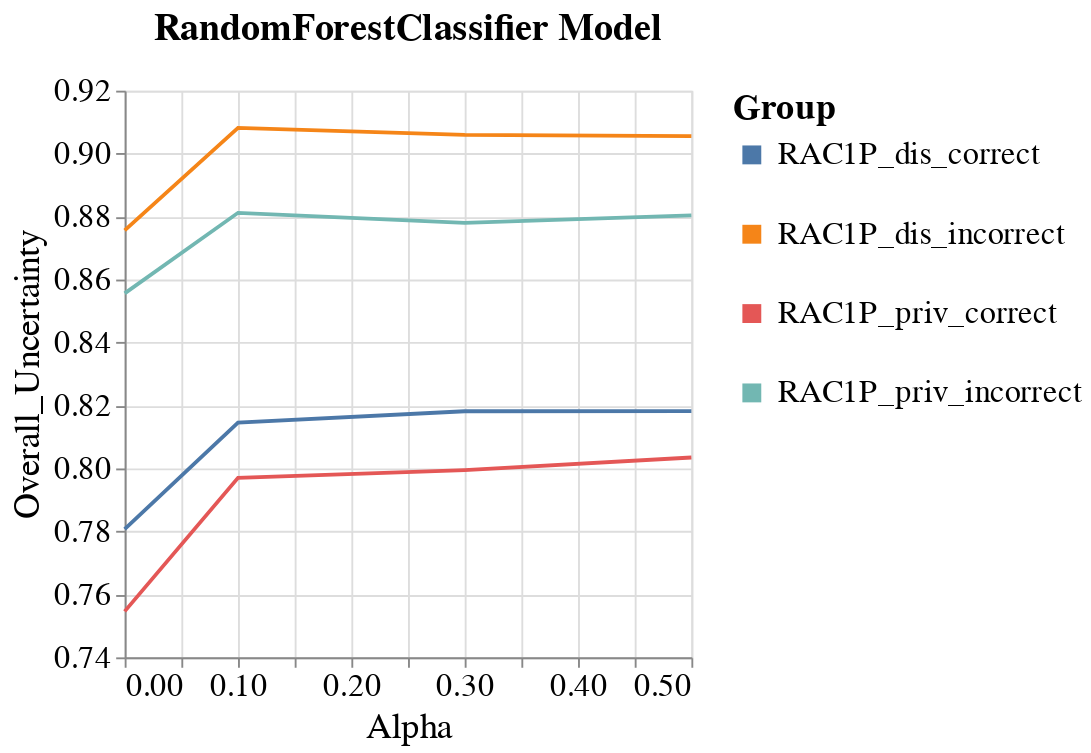

Notebook code cell kept with this figure:
### Code cell
visualizer.create_line_bands_per_group_metric_plot(model_name=MODEL_NAMES[0],
                                                   group_metric='Overall_Uncertainty',
                                                   group='RAC1P',
                                                   metric_type='subgroup')

### Figure 1 — Vega-Lite specification as saved in the notebook (floating-point values rounded to 4 significant figures)
{"config": {"view": {"continuousWidth": 400, "continuousHeight": 300}, "axis": {"labelFontSize": 17, "labelFontWeight": "normal", "titleFontSize": 19, "titleFontWeight": "normal"}, "legend": {"labelFontSize": 17, "labelLimit": 300, "symbolStrokeWidth": 10, "titleFontSize": 19, "titleLimit": 300}, "title": {"fontSize": 17}}, "data": {"name": "data-471df32c26a4eaa0561a1d036857490b"}, "mark": "line", "encoding": {"color": {"field": "Group", "type": "nominal"}, "x": {"field": "Intervention_Param", "title": "Alpha", "type": "quantitative"}, "y": {"aggregate": "mean", "field": "Metric_Value", "scale": {"zero": false}, "title": "Overall_Uncertainty", "type": "quantitative"}}, "height": 300, "title": {"text": "RandomForestClassifier Model", "anchor": "middle", "dy": -10, "fontSize": 20}, "width": 300, "$schema": "https://vega.github.io/schema/vega-lite/v4.17.0.json", "datasets": {"data-471df32c26a4eaa0561a1d036857490b": [{"Metric": "Overall_Uncertainty", "Bootstrap_Model_Seed": 101, "Model_Name": "RandomForestClassifier", "Model_Params": "{'bootstrap': True, 'ccp_alpha': 0.0, 'class_weight': None, 'criterion': 'gini', 'max_depth': 30, 'max_features': 'sqrt', 'max_leaf_nodes': None, 'max_samples': None, 'min_impurity_decrease': 0.0, 'min_samples_leaf': 2, 'min_samples_split': 2, 'min_weight_fraction_leaf': 0.0, 'n_estimators': 100, 'n_jobs': None, 'oob_score': False, 'random_state': 101, 'verbose': 0, 'warm_start': False}", "Run_Number": "Run_1", "Dataset_Name": "Folktables_CA_2018_Public_Coverage", "Num_Estimators": 20, "Tag": "OK", "Record_Create_Date_Time": "2023-07-31T16:43:49.255000", "Session_Uuid": "58ecf391-a5ca-4ff9-a1d5-d7cdc804a115", "Experiment_Iteration": "Exp_iter_1", "Dataset_Split_Seed": 100, "Model_Init_Seed": 100, "Fair_Intervention_Params_Lst": "[0.0, 0.1, 0.3, 0.5]", "Intervention_Param": 0.0, "Subgroup": "RAC1P_dis_correct", "Metric_Value": 0.8188, "Group": "RAC1P_dis_correct"}, {"Metric": "Overall_Uncertainty", "Bootstrap_Model_Seed": 101, "Model_Name": "RandomForestClassifier", "Model_Params": "{'bootstrap': True, 'ccp_alpha': 0.0, 'class_weight': None, 'criterion': 'gini', 'max_depth': None, 'max_features': 'sqrt', 'max_leaf_nodes': None, 'max_samples': None, 'min_impurity_decrease': 0.0, 'min_samples_leaf': 1, 'min_samples_split': 2, 'min_weight_fraction_leaf': 0.0, 'n_estimators': 200, 'n_jobs': None, 'oob_score': False, 'random_state': 101, 'verbose': 0, 'warm_start': False}", "Run_Number": "Run_1", "Dataset_Name": "Folktables_CA_2018_Public_Coverage", "Num_Estimators": 20, "Tag": "OK", "Record_Create_Date_Time": "2023-07-31T16:39:25.680000", "Session_Uuid": "58ecf391-a5ca-4ff9-a1d5-d7cdc804a115", "Experiment_Iteration": "Exp_iter_1", "Dataset_Split_Seed": 100, "Model_Init_Seed": 100, "Fair_Intervention_Params_Lst": "[0.0, 0.1, 0.3, 0.5]", "Intervention_Param": 0.0, "Subgroup": "RAC1P_dis_correct", "Metric_Value": 0.7427, "Group": "RAC1P_dis_correct"}, {"Metric": "Overall_Uncertainty", "Bootstrap_Model_Seed": 101, "Model_Name": "RandomForestClassifier", "Model_Params": "{'bootstrap': True, 'ccp_alpha': 0.0, 'class_weight': None, 'criterion': 'gini', 'max_depth': 30, 'max_features': 'sqrt', 'max_leaf_nodes': None, 'max_samples': None, 'min_impurity_decrease': 0.0, 'min_samples_leaf': 2, 'min_samples_split': 2, 'min_weight_fraction_leaf': 0.0, 'n_estimators': 100, 'n_jobs': None, 'oob_score': False, 'random_state': 101, 'verbose': 0, 'warm_start': False}", "Run_Number": "Run_1", "Dataset_Name": "Folktables_CA_2018_Public_Coverage", "Num_Estimators": 20, "Tag": "OK", "Record_Create_Date_Time": "2023-07-31T16:43:49.255000", "Session_Uuid": "58ecf391-a5ca-4ff9-a1d5-d7cdc804a115", "Experiment_Iteration": "Exp_iter_1", "Dataset_Split_Seed": 100, "Model_Init_Seed": 100, "Fair_Intervention_Params_Lst": "[0.0, 0.1, 0.3, 0.5]", "Intervention_Param": 0.0, "Subgroup": "RAC1P_dis_incorrect", "Metric_Value": 0.9102, "Group": "RAC1P_dis_incorrect"}, {"Metric": "Overall_Uncertainty", "Bootstrap_Model_Seed": 101, "Model_Name": "RandomForestClassifier", "Model_Params": "{'bootstrap': True, 'ccp_alpha': 0.0, 'class_weight': None, 'criterion': 'gini', 'max_depth': None, 'max_features': 'sqrt', 'max_leaf_nodes': None, 'max_samples': None, 'min_impurity_decrease': 0.0, 'min_samples_leaf': 1, 'min_samples_split': 2, 'min_weight_fraction_leaf': 0.0, 'n_estimators': 200, 'n_jobs': None, 'oob_score': False, 'random_state': 101, 'verbose': 0, 'warm_start': False}", "Run_Number": "Run_1", "Dataset_Name": "Folktables_CA_2018_Public_Coverage", "Num_Estimators": 20, "Tag": "OK", "Record_Create_Date_Time": "2023-07-31T16:39:25.680000", "Session_Uuid": "58ecf391-a5ca-4ff9-a1d5-d7cdc804a115", "Experiment_Iteration": "Exp_iter_1", "Dataset_Split_Seed": 100, "Model_Init_Seed": 100, "Fair_Intervention_Params_Lst": "[0.0, 0.1, 0.3, 0.5]", "Intervention_Param": 0.0, "Subgroup": "RAC1P_dis_incorrect", "Metric_Value": 0.841, "Group": "RAC1P_dis_incorrect"}, {"Metric": "Overall_Uncertainty", "Bootstrap_Model_Seed": 101, "Model_Name": "RandomForestClassifier", "Model_Params": "{'bootstrap': True, 'ccp_alpha': 0.0, 'class_weight': None, 'criterion': 'gini', 'max_depth': 30, 'max_features': 'sqrt', 'max_leaf_nodes': None, 'max_samples': None, 'min_impurity_decrease': 0.0, 'min_samples_leaf': 2, 'min_samples_split': 2, 'min_weight_fraction_leaf': 0.0, 'n_estimators': 100, 'n_jobs': None, 'oob_score': False, 'random_state': 101, 'verbose': 0, 'warm_start': False}", "Run_Number": "Run_1", "Dataset_Name": "Folktables_CA_2018_Public_Coverage", "Num_Estimators": 20, "Tag": "OK", "Record_Create_Date_Time": "2023-07-31T16:43:49.255000", "Session_Uuid": "58ecf391-a5ca-4ff9-a1d5-d7cdc804a115", "Experiment_Iteration": "Exp_iter_1", "Dataset_Split_Seed": 100, "Model_Init_Seed": 100, "Fair_Intervention_Params_Lst": "[0.0, 0.1, 0.3, 0.5]", "Intervention_Param": 0.0, "Subgroup": "RAC1P_priv_correct", "Metric_Value": 0.7959, "Group": "RAC1P_priv_correct"}, {"Metric": "Overall_Uncertainty", "Bootstrap_Model_Seed": 101, "Model_Name": "RandomForestClassifier", "Model_Params": "{'bootstrap': True, 'ccp_alpha': 0.0, 'class_weight': None, 'criterion': 'gini', 'max_depth': None, 'max_features': 'sqrt', 'max_leaf_nodes': None, 'max_samples': None, 'min_impurity_decrease': 0.0, 'min_samples_leaf': 1, 'min_samples_split': 2, 'min_weight_fraction_leaf': 0.0, 'n_estimators': 200, 'n_jobs': None, 'oob_score': False, 'random_state': 101, 'verbose': 0, 'warm_start': False}", "Run_Number": "Run_1", "Dataset_Name": "Folktables_CA_2018_Public_Coverage", "Num_Estimators": 20, "Tag": "OK", "Record_Create_Date_Time": "2023-07-31T16:39:25.680000", "Session_Uuid": "58ecf391-a5ca-4ff9-a1d5-d7cdc804a115", "Experiment_Iteration": "Exp_iter_1", "Dataset_Split_Seed": 100, "Model_Init_Seed": 100, "Fair_Intervention_Params_Lst": "[0.0, 0.1, 0.3, 0.5]", "Intervention_Param": 0.0, "Subgroup": "RAC1P_priv_correct", "Metric_Value": 0.7133, "Group": "RAC1P_priv_correct"}, {"Metric": "Overall_Uncertainty", "Bootstrap_Model_Seed": 101, "Model_Name": "RandomForestClassifier", "Model_Params": "{'bootstrap': True, 'ccp_alpha': 0.0, 'class_weight': None, 'criterion': 'gini', 'max_depth': 30, 'max_features': 'sqrt', 'max_leaf_nodes': None, 'max_samples': None, 'min_impurity_decrease': 0.0, 'min_samples_leaf': 2, 'min_samples_split': 2, 'min_weight_fraction_leaf': 0.0, 'n_estimators': 100, 'n_jobs': None, 'oob_score': False, 'random_state': 101, 'verbose': 0, 'warm_start': False}", "Run_Number": "Run_1", "Dataset_Name": "Folktables_CA_2018_Public_Coverage", "Num_Estimators": 20, "Tag": "OK", "Record_Create_Date_Time": "2023-07-31T16:43:49.255000", "Session_Uuid": "58ecf391-a5ca-4ff9-a1d5-d7cdc804a115", "Experiment_Iteration": "Exp_iter_1", "Dataset_Split_Seed": 100, "Model_Init_Seed": 100, "Fair_Intervention_Params_Lst": "[0.0, 0.1, 0.3, 0.5]", "Intervention_Param": 0.0, "Subgroup": "RAC1P_priv_incorrect", "Metric_Value": 0.8877, "Group": "RAC1P_priv_incorrect"}, {"Metric": "Overall_Uncertainty", "Bootstrap_Model_Seed": 101, "Model_Name": "RandomForestClassifier", "Model_Params": "{'bootstrap': True, 'ccp_alpha': 0.0, 'class_weight': None, 'criterion': 'gini', 'max_depth': None, 'max_features': 'sqrt', 'max_leaf_nodes': None, 'max_samples': None, 'min_impurity_decrease': 0.0, 'min_samples_leaf': 1, 'min_samples_split': 2, 'min_weight_fraction_leaf': 0.0, 'n_estimators': 200, 'n_jobs': None, 'oob_score': False, 'random_state': 101, 'verbose': 0, 'warm_start': False}", "Run_Number": "Run_1", "Dataset_Name": "Folktables_CA_2018_Public_Coverage", "Num_Estimators": 20, "Tag": "OK", "Record_Create_Date_Time": "2023-07-31T16:39:25.680000", "Session_Uuid": "58ecf391-a5ca-4ff9-a1d5-d7cdc804a115", "Experiment_Iteration": "Exp_iter_1", "Dataset_Split_Seed": 100, "Model_Init_Seed": 100, "Fair_Intervention_Params_Lst": "[0.0, 0.1, 0.3, 0.5]", "Intervention_Param": 0.0, "Subgroup": "RAC1P_priv_incorrect", "Metric_Value": 0.8235, "Group": "RAC1P_priv_incorrect"}, {"Metric": "Overall_Uncertainty", "Bootstrap_Model_Seed": 101, "Model_Name": "RandomForestClassifier", "Model_Params": "{'bootstrap': True, 'ccp_alpha': 0.0, 'class_weight': None, 'criterion': 'gini', 'max_depth': 50, 'max_features': 'sqrt', 'max_leaf_nodes': None, 'max_samples': None, 'min_impurity_decrease': 0.0, 'min_samples_leaf': 2, 'min_samples_split': 2, 'min_weight_fraction_leaf': 0.0, 'n_estimators': 100, 'n_jobs': None, 'oob_score': False, 'random_state': 101, 'verbose': 0, 'warm_start': False}", "Run_Number": "Run_1", "Dataset_Name": "Folktables_CA_2018_Public_Coverage", "Num_Estimators": 20, "Tag": "OK", "Record_Create_Date_Time": "2023-07-31T16:49:19.722000", "Session_Uuid": "58ecf391-a5ca-4ff9-a1d5-d7cdc804a115", "Experiment_Iteration": "Exp_iter_1", "Dataset_Split_Seed": 100, "Model_Init_Seed": 100, "Fair_Intervention_Params_Lst": "[0.0, 0.1, 0.3, 0.5]", "Intervention_Param": 0.3, "Subgroup": "RAC1P_dis_correct", "Metric_Value": 0.8182, "Group": "RAC1P_dis_correct"}, {"Metric": "Overall_Uncertainty", "Bootstrap_Model_Seed": 101, "Model_Name": "RandomForestClassifier", "Model_Params": "{'bootstrap': True, 'ccp_alpha': 0.0, 'class_weight': None, 'criterion': 'gini', 'max_depth': 50, 'max_features': 'sqrt', 'max_leaf_nodes': None, 'max_samples': None, 'min_impurity_decrease': 0.0, 'min_samples_leaf': 2, 'min_samples_split': 2, 'min_weight_fraction_leaf': 0.0, 'n_estimators': 100, 'n_jobs': None, 'oob_score': False, 'random_state': 101, 'verbose': 0, 'warm_start': False}", "Run_Number": "Run_1", "Dataset_Name": "Folktables_CA_2018_Public_Coverage", "Num_Estimators": 20, "Tag": "OK", "Record_Create_Date_Time": "2023-07-31T16:49:19.722000", "Session_Uuid": "58ecf391-a5ca-4ff9-a1d5-d7cdc804a115", "Experiment_Iteration": "Exp_iter_1", "Dataset_Split_Seed": 100, "Model_Init_Seed": 100, "Fair_Intervention_Params_Lst": "[0.0, 0.1, 0.3, 0.5]", "Intervention_Param": 0.3, "Subgroup": "RAC1P_dis_incorrect", "Metric_Value": 0.906, "Group": "RAC1P_dis_incorrect"}, {"Metric": "Overall_Uncertainty", "Bootstrap_Model_Seed": 101, "Model_Name": "RandomForestClassifier", "Model_Params": "{'bootstrap': True, 'ccp_alpha': 0.0, 'class_weight': None, 'criterion': 'gini', 'max_depth': 50, 'max_features': 'sqrt', 'max_leaf_nodes': None, 'max_samples': None, 'min_impurity_decrease': 0.0, 'min_samples_leaf': 2, 'min_samples_split': 2, 'min_weight_fraction_leaf': 0.0, 'n_estimators': 100, 'n_jobs': None, 'oob_score': False, 'random_state': 101, 'verbose': 0, 'warm_start': False}", "Run_Number": "Run_1", "Dataset_Name": "Folktables_CA_2018_Public_Coverage", "Num_Estimators": 20, "Tag": "OK", "Record_Create_Date_Time": "2023-07-31T16:49:19.722000", "Session_Uuid": "58ecf391-a5ca-4ff9-a1d5-d7cdc804a115", "Experiment_Iteration": "Exp_iter_1", "Dataset_Split_Seed": 100, "Model_Init_Seed": 100, "Fair_Intervention_Params_Lst": "[0.0, 0.1, 0.3, 0.5]", "Intervention_Param": 0.3, "Subgroup": "RAC1P_priv_correct", "Metric_Value": 0.7995, "Group": "RAC1P_priv_correct"}, {"Metric": "Overall_Uncertainty", "Bootstrap_Model_Seed": 101, "Model_Name": "RandomForestClassifier", "Model_Params": "{'bootstrap': True, 'ccp_alpha': 0.0, 'class_weight': None, 'criterion': 'gini', 'max_depth': 50, 'max_features': 'sqrt', 'max_leaf_nodes': None, 'max_samples': None, 'min_impurity_decrease': 0.0, 'min_samples_leaf': 2, 'min_samples_split': 2, 'min_weight_fraction_leaf': 0.0, 'n_estimators': 100, 'n_jobs': None, 'oob_score': False, 'random_state': 101, 'verbose': 0, 'warm_start': False}", "Run_Number": "Run_1", "Dataset_Name": "Folktables_CA_2018_Public_Coverage", "Num_Estimators": 20, "Tag": "OK", "Record_Create_Date_Time": "2023-07-31T16:49:19.722000", "Session_Uuid": "58ecf391-a5ca-4ff9-a1d5-d7cdc804a115", "Experiment_Iteration": "Exp_iter_1", "Dataset_Split_Seed": 100, "Model_Init_Seed": 100, "Fair_Intervention_Params_Lst": "[0.0, 0.1, 0.3, 0.5]", "Intervention_Param": 0.3, "Subgroup": "RAC1P_priv_incorrect", "Metric_Value": 0.878, "Group": "RAC1P_priv_incorrect"}, {"Metric": "Overall_Uncertainty", "Bootstrap_Model_Seed": 101, "Model_Name": "RandomForestClassifier", "Model_Params": "{'bootstrap': True, 'ccp_alpha': 0.0, 'class_weight': None, 'criterion': 'gini', 'max_depth': 50, 'max_features': 'sqrt', 'max_leaf_nodes': None, 'max_samples': None, 'min_impurity_decrease': 0.0, 'min_samples_leaf': 2, 'min_samples_split': 2, 'min_weight_fraction_leaf': 0.0, 'n_estimators': 200, 'n_jobs': None, 'oob_score': False, 'random_state': 101, 'verbose': 0, 'warm_start': False}", "Run_Number": "Run_1", "Dataset_Name": "Folktables_CA_2018_Public_Coverage", "Num_Estimators": 20, "Tag": "OK", "Record_Create_Date_Time": "2023-07-31T16:46:39.530000", "Session_Uuid": "58ecf391-a5ca-4ff9-a1d5-d7cdc804a115", "Experiment_Iteration": "Exp_iter_1", "Dataset_Split_Seed": 100, "Model_Init_Seed": 100, "Fair_Intervention_Params_Lst": "[0.0, 0.1, 0.3, 0.5]", "Intervention_Param": 0.1, "Subgroup": "RAC1P_dis_correct", "Metric_Value": 0.8146, "Group": "RAC1P_dis_correct"}, {"Metric": "Overall_Uncertainty", "Bootstrap_Model_Seed": 101, "Model_Name": "RandomForestClassifier", "Model_Params": "{'bootstrap': True, 'ccp_alpha': 0.0, 'class_weight': None, 'criterion': 'gini', 'max_depth': 50, 'max_features': 'sqrt', 'max_leaf_nodes': None, 'max_samples': None, 'min_impurity_decrease': 0.0, 'min_samples_leaf': 2, 'min_samples_split': 2, 'min_weight_fraction_leaf': 0.0, 'n_estimators': 200, 'n_jobs': None, 'oob_score': False, 'random_state': 101, 'verbose': 0, 'warm_start': False}", "Run_Number": "Run_1", "Dataset_Name": "Folktables_CA_2018_Public_Coverage", "Num_Estimators": 20, "Tag": "OK", "Record_Create_Date_Time": "2023-07-31T16:46:39.530000", "Session_Uuid": "58ecf391-a5ca-4ff9-a1d5-d7cdc804a115", "Experiment_Iteration": "Exp_iter_1", "Dataset_Split_Seed": 100, "Model_Init_Seed": 100, "Fair_Intervention_Params_Lst": "[0.0, 0.1, 0.3, 0.5]", "Intervention_Param": 0.1, "Subgroup": "RAC1P_dis_incorrect", "Metric_Value": 0.9082, "Group": "RAC1P_dis_incorrect"}, {"Metric": "Overall_Uncertainty", "Bootstrap_Model_Seed": 101, "Model_Name": "RandomForestClassifier", "Model_Params": "{'bootstrap': True, 'ccp_alpha': 0.0, 'class_weight': None, 'criterion': 'gini', 'max_depth': 50, 'max_features': 'sqrt', 'max_leaf_nodes': None, 'max_samples': None, 'min_impurity_decrease': 0.0, 'min_samples_leaf': 2, 'min_samples_split': 2, 'min_weight_fraction_leaf': 0.0, 'n_estimators': 200, 'n_jobs': None, 'oob_score': False, 'random_state': 101, 'verbose': 0, 'warm_start': False}", "Run_Number": "Run_1", "Dataset_Name": "Folktables_CA_2018_Public_Coverage", "Num_Estimators": 20, "Tag": "OK", "Record_Create_Date_Time": "2023-07-31T16:46:39.530000", "Session_Uuid": "58ecf391-a5ca-4ff9-a1d5-d7cdc804a115", "Experiment_Iteration": "Exp_iter_1", "Dataset_Split_Seed": 100, "Model_Init_Seed": 100, "Fair_Intervention_Params_Lst": "[0.0, 0.1, 0.3, 0.5]", "Intervention_Param": 0.1, "Subgroup": "RAC1P_priv_correct", "Metric_Value": 0.797, "Group": "RAC1P_priv_correct"}, {"Metric": "Overall_Uncertainty", "Bootstrap_Model_Seed": 101, "Model_Name": "RandomForestClassifier", "Model_Params": "{'bootstrap': True, 'ccp_alpha': 0.0, 'class_weight': None, 'criterion': 'gini', 'max_depth': 50, 'max_features': 'sqrt', 'max_leaf_nodes': None, 'max_samples': None, 'min_impurity_decrease': 0.0, 'min_samples_leaf': 2, 'min_samples_split': 2, 'min_weight_fraction_leaf': 0.0, 'n_estimators': 200, 'n_jobs': None, 'oob_score': False, 'random_state': 101, 'verbose': 0, 'warm_start': False}", "Run_Number": "Run_1", "Dataset_Name": "Folktables_CA_2018_Public_Coverage", "Num_Estimators": 20, "Tag": "OK", "Record_Create_Date_Time": "2023-07-31T16:46:39.530000", "Session_Uuid": "58ecf391-a5ca-4ff9-a1d5-d7cdc804a115", "Experiment_Iteration": "Exp_iter_1", "Dataset_Split_Seed": 100, "Model_Init_Seed": 100, "Fair_Intervention_Params_Lst": "[0.0, 0.1, 0.3, 0.5]", "Intervention_Param": 0.1, "Subgroup": "RAC1P_priv_incorrect", "Metric_Value": 0.8812, "Group": "RAC1P_priv_incorrect"}, {"Metric": "Overall_Uncertainty", "Bootstrap_Model_Seed": 101, "Model_Name": "RandomForestClassifier", "Model_Params": "{'bootstrap': True, 'ccp_alpha': 0.0, 'class_weight': None, 'criterion': 'gini', 'max_depth': 50, 'max_features': 'sqrt', 'max_leaf_nodes': None, 'max_samples': None, 'min_impurity_decrease': 0.0, 'min_samples_leaf': 2, 'min_samples_split': 2, 'min_weight_fraction_leaf': 0.0, 'n_estimators': 500, 'n_jobs': None, 'oob_score': False, 'random_state': 101, 'verbose': 0, 'warm_start': False}", "Run_Number": "Run_1", "Dataset_Name": "Folktables_CA_2018_Public_Coverage", "Num_Estimators": 20, "Tag": "OK", "Record_Create_Date_Time": "2023-07-31T16:53:34.924000", "Session_Uuid": "58ecf391-a5ca-4ff9-a1d5-d7cdc804a115", "Experiment_Iteration": "Exp_iter_1", "Dataset_Split_Seed": 100, "Model_Init_Seed": 100, "Fair_Intervention_Params_Lst": "[0.0, 0.1, 0.3, 0.5]", "Intervention_Param": 0.5, "Subgroup": "RAC1P_dis_correct", "Metric_Value": 0.8182, "Group": "RAC1P_dis_correct"}, {"Metric": "Overall_Uncertainty", "Bootstrap_Model_Seed": 101, "Model_Name": "RandomForestClassifier", "Model_Params": "{'bootstrap': True, 'ccp_alpha': 0.0, 'class_weight': None, 'criterion': 'gini', 'max_depth': 50, 'max_features': 'sqrt', 'max_leaf_nodes': None, 'max_samples': None, 'min_impurity_decrease': 0.0, 'min_samples_leaf': 2, 'min_samples_split': 2, 'min_weight_fraction_leaf': 0.0, 'n_estimators': 500, 'n_jobs': None, 'oob_score': False, 'random_state': 101, 'verbose': 0, 'warm_start': False}", "Run_Number": "Run_1", "Dataset_Name": "Folktables_CA_2018_Public_Coverage", "Num_Estimators": 20, "Tag": "OK", "Record_Create_Date_Time": "2023-07-31T16:53:34.924000", "Session_Uuid": "58ecf391-a5ca-4ff9-a1d5-d7cdc804a115", "Experiment_Iteration": "Exp_iter_1", "Dataset_Split_Seed": 100, "Model_Init_Seed": 100, "Fair_Intervention_Params_Lst": "[0.0, 0.1, 0.3, 0.5]", "Intervention_Param": 0.5, "Subgroup": "RAC1P_dis_incorrect", "Metric_Value": 0.9056, "Group": "RAC1P_dis_incorrect"}, {"Metric": "Overall_Uncertainty", "Bootstrap_Model_Seed": 101, "Model_Name": "RandomForestClassifier", "Model_Params": "{'bootstrap': True, 'ccp_alpha': 0.0, 'class_weight': None, 'criterion': 'gini', 'max_depth': 50, 'max_features': 'sqrt', 'max_leaf_nodes': None, 'max_samples': None, 'min_impurity_decrease': 0.0, 'min_samples_leaf': 2, 'min_samples_split': 2, 'min_weight_fraction_leaf': 0.0, 'n_estimators': 500, 'n_jobs': None, 'oob_score': False, 'random_state': 101, 'verbose': 0, 'warm_start': False}", "Run_Number": "Run_1", "Dataset_Name": "Folktables_CA_2018_Public_Coverage", "Num_Estimators": 20, "Tag": "OK", "Record_Create_Date_Time": "2023-07-31T16:53:34.924000", "Session_Uuid": "58ecf391-a5ca-4ff9-a1d5-d7cdc804a115", "Experiment_Iteration": "Exp_iter_1", "Dataset_Split_Seed": 100, "Model_Init_Seed": 100, "Fair_Intervention_Params_Lst": "[0.0, 0.1, 0.3, 0.5]", "Intervention_Param": 0.5, "Subgroup": "RAC1P_priv_correct", "Metric_Value": 0.8035, "Group": "RAC1P_priv_correct"}, {"Metric": "Overall_Uncertainty", "Bootstrap_Model_Seed": 101, "Model_Name": "RandomForestClassifier", "Model_Params": "{'bootstrap': True, 'ccp_alpha': 0.0, 'class_weight': None, 'criterion': 'gini', 'max_depth': 50, 'max_features': 'sqrt', 'max_leaf_nodes': None, 'max_samples': None, 'min_impurity_decrease': 0.0, 'min_samples_leaf': 2, 'min_samples_split': 2, 'min_weight_fraction_leaf': 0.0, 'n_estimators': 500, 'n_jobs': None, 'oob_score': False, 'random_state': 101, 'verbose': 0, 'warm_start': False}", "Run_Number": "Run_1", "Dataset_Name": "Folktables_CA_2018_Public_Coverage", "Num_Estimators": 20, "Tag": "OK", "Record_Create_Date_Time": "2023-07-31T16:53:34.924000", "Session_Uuid": "58ecf391-a5ca-4ff9-a1d5-d7cdc804a115", "Experiment_Iteration": "Exp_iter_1", "Dataset_Split_Seed": 100, "Model_Init_Seed": 100, "Fair_Intervention_Params_Lst": "[0.0, 0.1, 0.3, 0.5]", "Intervention_Param": 0.5, "Subgroup": "RAC1P_priv_incorrect", "Metric_Value": 0.8804, "Group": "RAC1P_priv_incorrect"}]}}
